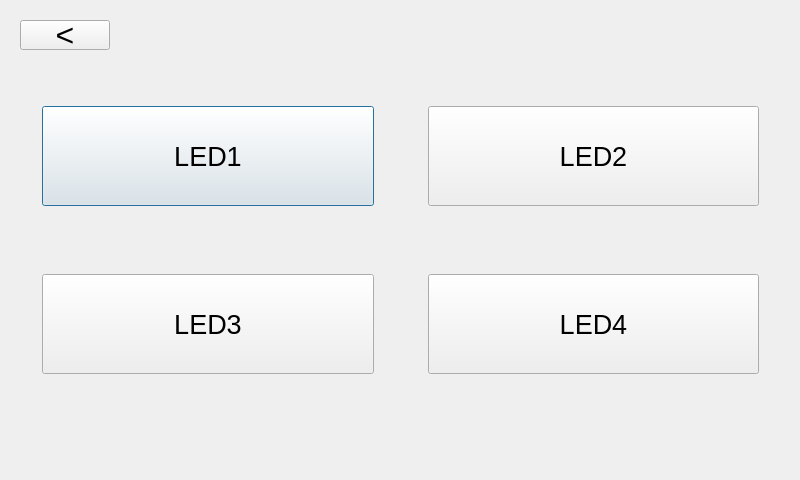
<?xml version="1.0" encoding="UTF-8"?>
<ui version="4.0">
 <class>LED</class>
 <widget class="QDialog" name="LED">
  <property name="geometry">
   <rect>
    <x>0</x>
    <y>0</y>
    <width>800</width>
    <height>480</height>
   </rect>
  </property>
  <property name="windowTitle">
   <string>Dialog</string>
  </property>
  <widget class="QWidget" name="horizontalLayoutWidget">
   <property name="geometry">
    <rect>
     <x>30</x>
     <y>80</y>
     <width>741</width>
     <height>321</height>
    </rect>
   </property>
   <layout class="QGridLayout" name="gridLayout_2">
    <property name="leftMargin">
     <number>12</number>
    </property>
    <property name="topMargin">
     <number>12</number>
    </property>
    <property name="rightMargin">
     <number>12</number>
    </property>
    <property name="bottomMargin">
     <number>12</number>
    </property>
    <property name="spacing">
     <number>54</number>
    </property>
    <item row="0" column="0">
     <widget class="QPushButton" name="LED1">
      <property name="minimumSize">
       <size>
        <width>0</width>
        <height>100</height>
       </size>
      </property>
      <property name="font">
       <font>
        <pointsize>20</pointsize>
       </font>
      </property>
      <property name="text">
       <string>LED1</string>
      </property>
     </widget>
    </item>
    <item row="0" column="1">
     <widget class="QPushButton" name="LED2">
      <property name="minimumSize">
       <size>
        <width>0</width>
        <height>100</height>
       </size>
      </property>
      <property name="font">
       <font>
        <pointsize>20</pointsize>
       </font>
      </property>
      <property name="text">
       <string>LED2</string>
      </property>
     </widget>
    </item>
    <item row="1" column="0">
     <widget class="QPushButton" name="LED3">
      <property name="minimumSize">
       <size>
        <width>0</width>
        <height>100</height>
       </size>
      </property>
      <property name="font">
       <font>
        <pointsize>20</pointsize>
       </font>
      </property>
      <property name="text">
       <string>LED3</string>
      </property>
     </widget>
    </item>
    <item row="1" column="1">
     <widget class="QPushButton" name="LED4">
      <property name="minimumSize">
       <size>
        <width>0</width>
        <height>100</height>
       </size>
      </property>
      <property name="font">
       <font>
        <pointsize>20</pointsize>
       </font>
      </property>
      <property name="text">
       <string>LED4</string>
      </property>
     </widget>
    </item>
   </layout>
  </widget>
  <widget class="QPushButton" name="back">
   <property name="geometry">
    <rect>
     <x>20</x>
     <y>20</y>
     <width>90</width>
     <height>30</height>
    </rect>
   </property>
   <property name="font">
    <font>
     <pointsize>24</pointsize>
    </font>
   </property>
   <property name="text">
    <string>&lt;</string>
   </property>
  </widget>
 </widget>
 <resources/>
 <connections/>
</ui>
